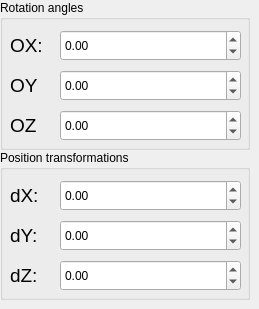
                <widget class="QWidget" name="tab_mr">
                 <attribute name="title">
                  <string>Move/Rotate</string>
                 </attribute>
                 <widget class="QGroupBox" name="gb1">
                  <property name="geometry">
                   <rect>
                    <x>0</x>
                    <y>150</y>
                    <width>250</width>
                    <height>150</height>
                   </rect>
                  </property>
                  <property name="title">
                   <string>Position transformations</string>
                  </property>
                  <widget class="QLabel" name="label_7">
                   <property name="geometry">
                    <rect>
                     <x>10</x>
                     <y>30</y>
                     <width>40</width>
                     <height>30</height>
                    </rect>
                   </property>
                   <property name="minimumSize">
                    <size>
                     <width>40</width>
                     <height>30</height>
                    </size>
                   </property>
                   <property name="maximumSize">
                    <size>
                     <width>16777215</width>
                     <height>16777215</height>
                    </size>
                   </property>
                   <property name="font">
                    <font>
                     <pointsize>14</pointsize>
                    </font>
                   </property>
                   <property name="text">
                    <string>dX:</string>
                   </property>
                  </widget>
                  <widget class="QLabel" name="label_8">
                   <property name="geometry">
                    <rect>
                     <x>10</x>
                     <y>70</y>
                     <width>40</width>
                     <height>30</height>
                    </rect>
                   </property>
                   <property name="minimumSize">
                    <size>
                     <width>0</width>
                     <height>0</height>
                    </size>
                   </property>
                   <property name="maximumSize">
                    <size>
                     <width>16777215</width>
                     <height>16777215</height>
                    </size>
                   </property>
                   <property name="font">
                    <font>
                     <pointsize>14</pointsize>
                    </font>
                   </property>
                   <property name="text">
                    <string>dY:</string>
                   </property>
                  </widget>
                  <widget class="QLabel" name="label_9">
                   <property name="geometry">
                    <rect>
                     <x>10</x>
                     <y>110</y>
                     <width>40</width>
                     <height>30</height>
                    </rect>
                   </property>
                   <property name="minimumSize">
                    <size>
                     <width>0</width>
                     <height>0</height>
                    </size>
                   </property>
                   <property name="maximumSize">
                    <size>
                     <width>16777215</width>
                     <height>16777215</height>
                    </size>
                   </property>
                   <property name="font">
                    <font>
                     <pointsize>14</pointsize>
                    </font>
                   </property>
                   <property name="text">
                    <string>dZ:</string>
                   </property>
                  </widget>
                  <widget class="QDoubleSpinBox" name="tr1">
                   <property name="geometry">
                    <rect>
                     <x>60</x>
                     <y>70</y>
                     <width>181</width>
                     <height>31</height>
                    </rect>
                   </property>
                   <property name="cursor">
                    <cursorShape>PointingHandCursor</cursorShape>
                   </property>
                   <property name="minimum">
                    <double>-999999.989999999990687</double>
                   </property>
                   <property name="maximum">
                    <double>999999.989999999990687</double>
                   </property>
                   <property name="singleStep">
                    <double>1.000000000000000</double>
                   </property>
                   <property name="value">
                    <double>0.000000000000000</double>
                   </property>
                  </widget>
                  <widget class="QDoubleSpinBox" name="tr2">
                   <property name="geometry">
                    <rect>
                     <x>60</x>
                     <y>110</y>
                     <width>181</width>
                     <height>31</height>
                    </rect>
                   </property>
                   <property name="cursor">
                    <cursorShape>PointingHandCursor</cursorShape>
                   </property>
                   <property name="minimum">
                    <double>-999999.989999999990687</double>
                   </property>
                   <property name="maximum">
                    <double>999999.989999999990687</double>
                   </property>
                   <property name="singleStep">
                    <double>1.000000000000000</double>
                   </property>
                   <property name="value">
                    <double>0.000000000000000</double>
                   </property>
                  </widget>
                  <widget class="QDoubleSpinBox" name="tr0">
                   <property name="geometry">
                    <rect>
                     <x>60</x>
                     <y>30</y>
                     <width>181</width>
                     <height>31</height>
                    </rect>
                   </property>
                   <property name="cursor">
                    <cursorShape>PointingHandCursor</cursorShape>
                   </property>
                   <property name="minimum">
                    <double>-999999.989999999990687</double>
                   </property>
                   <property name="maximum">
                    <double>999999.989999999990687</double>
                   </property>
                   <property name="singleStep">
                    <double>1.000000000000000</double>
                   </property>
                   <property name="value">
                    <double>0.000000000000000</double>
                   </property>
                  </widget>
                 </widget>
                 <widget class="QGroupBox" name="gb0">
                  <property name="geometry">
                   <rect>
                    <x>0</x>
                    <y>0</y>
                    <width>250</width>
                    <height>150</height>
                   </rect>
                  </property>
                  <property name="title">
                   <string>Rotation angles</string>
                  </property>
                  <widget class="QLabel" name="label_4">
                   <property name="geometry">
                    <rect>
                     <x>10</x>
                     <y>30</y>
                     <width>40</width>
                     <height>30</height>
                    </rect>
                   </property>
                   <property name="minimumSize">
                    <size>
                     <width>40</width>
                     <height>30</height>
                    </size>
                   </property>
                   <property name="maximumSize">
                    <size>
                     <width>16777215</width>
                     <height>16777215</height>
                    </size>
                   </property>
                   <property name="font">
                    <font>
                     <pointsize>14</pointsize>
                    </font>
                   </property>
                   <property name="text">
                    <string>OX:</string>
                   </property>
                  </widget>
                  <widget class="QLabel" name="label_5">
                   <property name="geometry">
                    <rect>
                     <x>10</x>
                     <y>70</y>
                     <width>40</width>
                     <height>30</height>
                    </rect>
                   </property>
                   <property name="minimumSize">
                    <size>
                     <width>0</width>
                     <height>0</height>
                    </size>
                   </property>
                   <property name="maximumSize">
                    <size>
                     <width>16777215</width>
                     <height>16777215</height>
                    </size>
                   </property>
                   <property name="font">
                    <font>
                     <pointsize>14</pointsize>
                    </font>
                   </property>
                   <property name="text">
                    <string>OY</string>
                   </property>
                  </widget>
                  <widget class="QLabel" name="label_6">
                   <property name="geometry">
                    <rect>
                     <x>10</x>
                     <y>110</y>
                     <width>40</width>
                     <height>30</height>
                    </rect>
                   </property>
                   <property name="minimumSize">
                    <size>
                     <width>0</width>
                     <height>0</height>
                    </size>
                   </property>
                   <property name="maximumSize">
                    <size>
                     <width>16777215</width>
                     <height>16777215</height>
                    </size>
                   </property>
                   <property name="font">
                    <font>
                     <pointsize>14</pointsize>
                    </font>
                   </property>
                   <property name="text">
                    <string>OZ</string>
                   </property>
                  </widget>
                  <widget class="QDoubleSpinBox" name="rot0">
                   <property name="geometry">
                    <rect>
                     <x>60</x>
                     <y>30</y>
                     <width>181</width>
                     <height>31</height>
                    </rect>
                   </property>
                   <property name="cursor">
                    <cursorShape>PointingHandCursor</cursorShape>
                   </property>
                   <property name="decimals">
                    <number>2</number>
                   </property>
                   <property name="minimum">
                    <double>-9999.989999999999782</double>
                   </property>
                   <property name="maximum">
                    <double>9999.989999999999782</double>
                   </property>
                   <property name="singleStep">
                    <double>1.000000000000000</double>
                   </property>
                   <property name="value">
                    <double>0.000000000000000</double>
                   </property>
                  </widget>
                  <widget class="QDoubleSpinBox" name="rot1">
                   <property name="geometry">
                    <rect>
                     <x>60</x>
                     <y>70</y>
                     <width>181</width>
                     <height>31</height>
                    </rect>
                   </property>
                   <property name="cursor">
                    <cursorShape>PointingHandCursor</cursorShape>
                   </property>
                   <property name="minimum">
                    <double>-9999.989999999999782</double>
                   </property>
                   <property name="maximum">
                    <double>9999.989999999999782</double>
                   </property>
                   <property name="singleStep">
                    <double>1.000000000000000</double>
                   </property>
                   <property name="value">
                    <double>0.000000000000000</double>
                   </property>
                  </widget>
                  <widget class="QDoubleSpinBox" name="rot2">
                   <property name="geometry">
                    <rect>
                     <x>60</x>
                     <y>110</y>
                     <width>181</width>
                     <height>31</height>
                    </rect>
                   </property>
                   <property name="cursor">
                    <cursorShape>PointingHandCursor</cursorShape>
                   </property>
                   <property name="minimum">
                    <double>-9999.989999999999782</double>
                   </property>
                   <property name="maximum">
                    <double>9999.989999999999782</double>
                   </property>
                   <property name="singleStep">
                    <double>1.000000000000000</double>
                   </property>
                   <property name="value">
                    <double>0.000000000000000</double>
                   </property>
                  </widget>
                 </widget>
                </widget>
